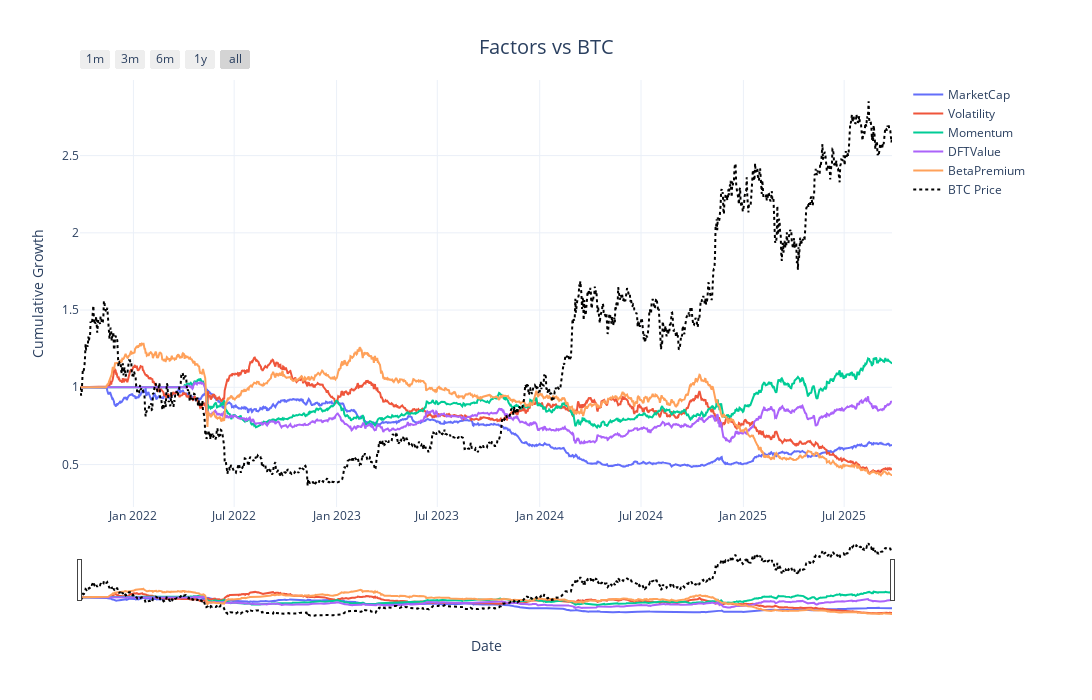

Notebook cell for this chart:
### Markdown cell above
# Visualize Results

### Code cell
viz = PlotlyVisualizer(lens.factors)
viz.btc_series = lens.close_wide["BTC"]   # attach BTC prices
fig_cum = viz.cumulative(title="Factors vs BTC")
fig_cum.show()

### Figure 1 — Plotly figure (JSON) as saved in the notebook; plotly's stock layout.template omitted (floating-point values rounded to 4 significant figures; data arrays with more than 128 entries replaced by an {"elided": "..."} marker saying what was removed)
{"data": [{"mode": "lines", "name": "MarketCap", "type": "scatter", "x": {"elided": "1460 str values"}, "y": {"elided": "1460 float values"}}, {"mode": "lines", "name": "Volatility", "type": "scatter", "x": {"elided": "1460 str values"}, "y": {"elided": "1460 float values"}}, {"mode": "lines", "name": "Momentum", "type": "scatter", "x": {"elided": "1460 str values"}, "y": {"elided": "1460 float values"}}, {"mode": "lines", "name": "DFTValue", "type": "scatter", "x": {"elided": "1460 str values"}, "y": {"elided": "1460 float values"}}, {"mode": "lines", "name": "BetaPremium", "type": "scatter", "x": {"elided": "1460 str values"}, "y": {"elided": "1460 float values"}}, {"line": {"color": "black", "dash": "dot", "width": 2}, "mode": "lines", "name": "BTC Price", "type": "scatter", "x": {"elided": "1460 str values"}, "y": {"elided": "1460 float values"}}], "layout": {"height": 700, "legend": {"orientation": "v", "x": 1.02, "xanchor": "left", "y": 1, "yanchor": "top"}, "margin": {"b": 80, "l": 80, "r": 200, "t": 80}, "title": {"font": {"size": 20}, "text": "Factors vs BTC", "x": 0.5, "xanchor": "center", "yanchor": "top"}, "width": 1200, "xaxis": {"rangeselector": {"buttons": [{"count": 1, "label": "1m", "step": "month", "stepmode": "backward"}, {"count": 3, "label": "3m", "step": "month", "stepmode": "backward"}, {"count": 6, "label": "6m", "step": "month", "stepmode": "backward"}, {"count": 12, "label": "1y", "step": "month", "stepmode": "backward"}, {"step": "all"}]}, "rangeslider": {"visible": true}, "title": {"text": "Date"}, "type": "date"}, "yaxis": {"title": {"text": "Cumulative Growth"}}}}
